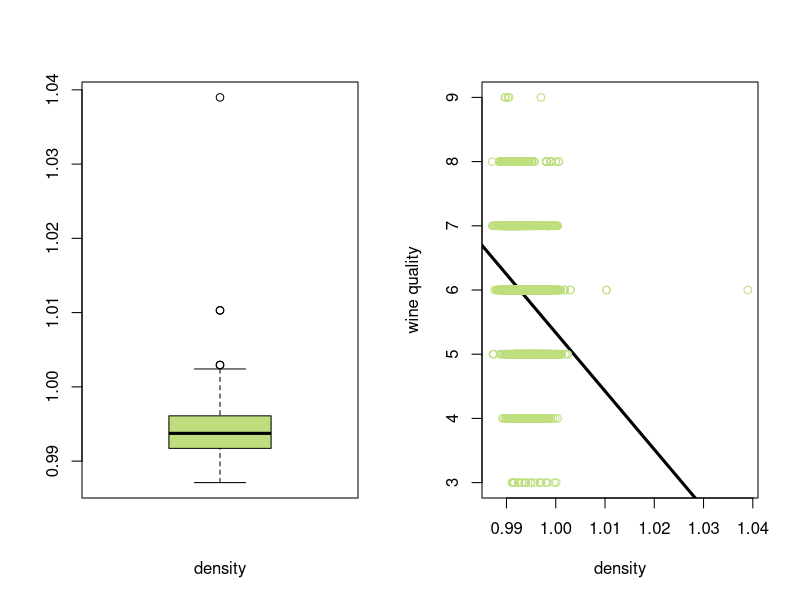
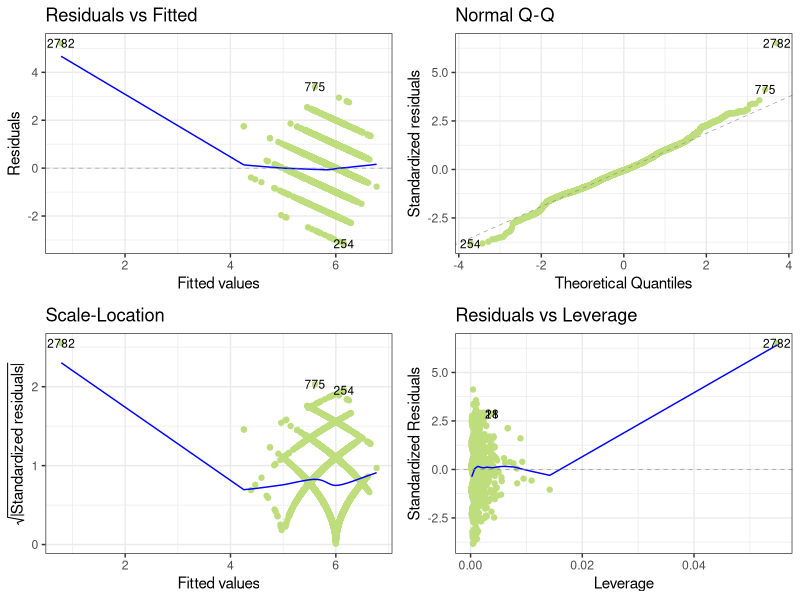

Write R code to recreate these figures, in order.
## ---- chunk 1
knitr::opts_chunk$set(echo = FALSE)
library(dplyr)
library(data.table)
library(ggplot2)
library(ggfortify)
## ---- chunk 2

data <- fread('./data/prepared_data/wine_data.csv') %>%
  filter(type == 'white') %>%
  select(density, quality)

par(mfrow = c(1,2))

p1 <- boxplot(data$density, col = "#BEDE7E", xlab = "density", height = 200)

p2 <- plot(data$density, data$quality,
     xlab = "density", ylab = "wine quality",
     col = "#BEDE7E",
     abline(lm(quality ~ density, data = data), lwd = 3))

## ---- chunk 3

data <- fread('./data/prepared_data/wine_data.csv') %>%
  filter(type == 'white') %>%
  select(-type)

my_model <- lm(quality ~ acidity + density + sulfates, data = data)
autoplot(my_model, ncol = 2, label.size = 3, colour = "#BEDE7E") + theme_bw()

## ---- chunk 4

predicted_value <- round(
  as.vector(
  predict(my_model, newdata = data.frame(
    acidity = 0.7, alcohol = 12,
    chlorides = 0.2, density = 0.998,
    sugar = 4.7, sulfates = 1.32))), 
  digits = 1)
